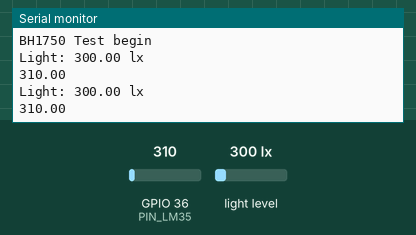
Bench run of a sketch on a simulated ESP32. Shown: the last lines printed to the serial monitor. The test bench sets the inputs (shaded band); at power-on: light level 300 lx, GPIO 36 (PIN_LM35) = 310.

Above: at 1.8 s.
1.9 s: light level set to 40 lx
At 2.8 s:
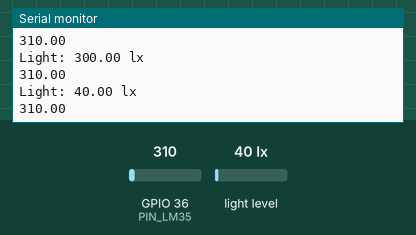
3.4 s: GPIO 36 (PIN_LM35) set to 372
At 4.7 s:
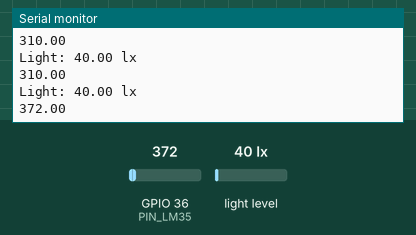
4.9 s: light level set to 500 lx
At 5.6 s:
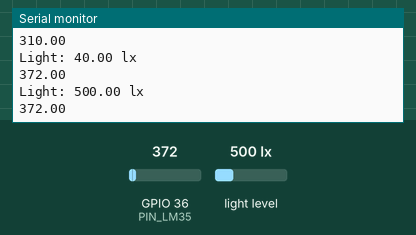
6.4 s: GPIO 36 (PIN_LM35) set to 434
At 7.8 s:
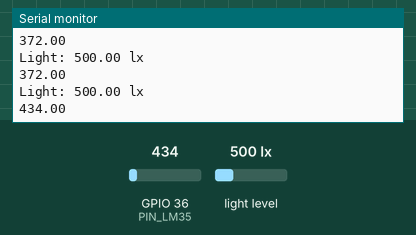
Timing chart, 0 to 8.9 s (numbered marks = the images above; inputs shaded):
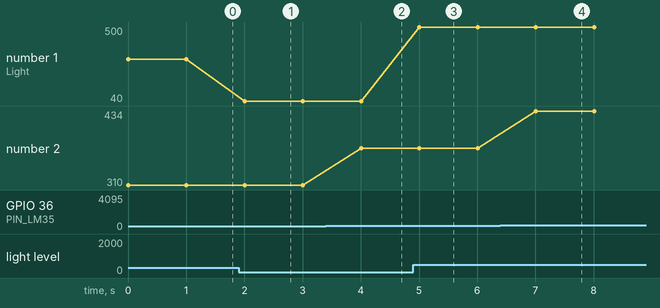

The sketch:

les2_test_14022025.ino
```cpp
#include <BH1750.h>
#include <Wire.h>
#include <LiquidCrystal_I2C.h>

BH1750 lightMeter;
#define SDA_1 22
#define SCL_1 21

#define ADC_VREF_mV    3300.0 // in millivolt
#define ADC_RESOLUTION 4096.0
#define PIN_LM35       36

void setup() {
  Serial.begin(9600);
analogSetAttenuation(ADC_11db);

  Wire.begin(SCL_1,SDA_1);//voor de lichtsensor
  //Wire1.begin(SCL_1,SDA_1);//voor het lcd scherm

  lightMeter.begin(BH1750::CONTINUOUS_LOW_RES_MODE, 0x23, &Wire);
  Serial.println(F("BH1750 Test begin"));
}

void loop() {
  //float temp = (analogRead(26)* 0.080586);
  //Serial.println(temp);
  float lux = lightMeter.readLightLevel();
  Serial.print("Light: ");
  Serial.print(lux);
  Serial.println(" lx");
   // read the ADC value from the temperature sensor
  float tempsens = analogRead(PIN_LM35);
  float temp = tempsens;
  Serial.println(temp);   // print the temperature in °C
  //lcd.clear();

  delay(1000);
}
```

Measured:
- after the input at 1.9 s, the serial monitor: prints a new line after 0.10 s (image 1)
- after the input at 3.4 s, the serial monitor: prints a new line after 0.60 s (image 2)
- after the input at 4.9 s, the serial monitor: prints a new line after 0.11 s (image 3)
- after the input at 6.4 s, the serial monitor: prints a new line after 0.61 s (image 4)
- plotted number 1: 300 → 40 after the input at 1.9 s, 40 → 500 after the input at 4.9 s
- plotted number 2: 310 → 372 after the input at 3.4 s, 372 → 434 after the input at 6.4 s
